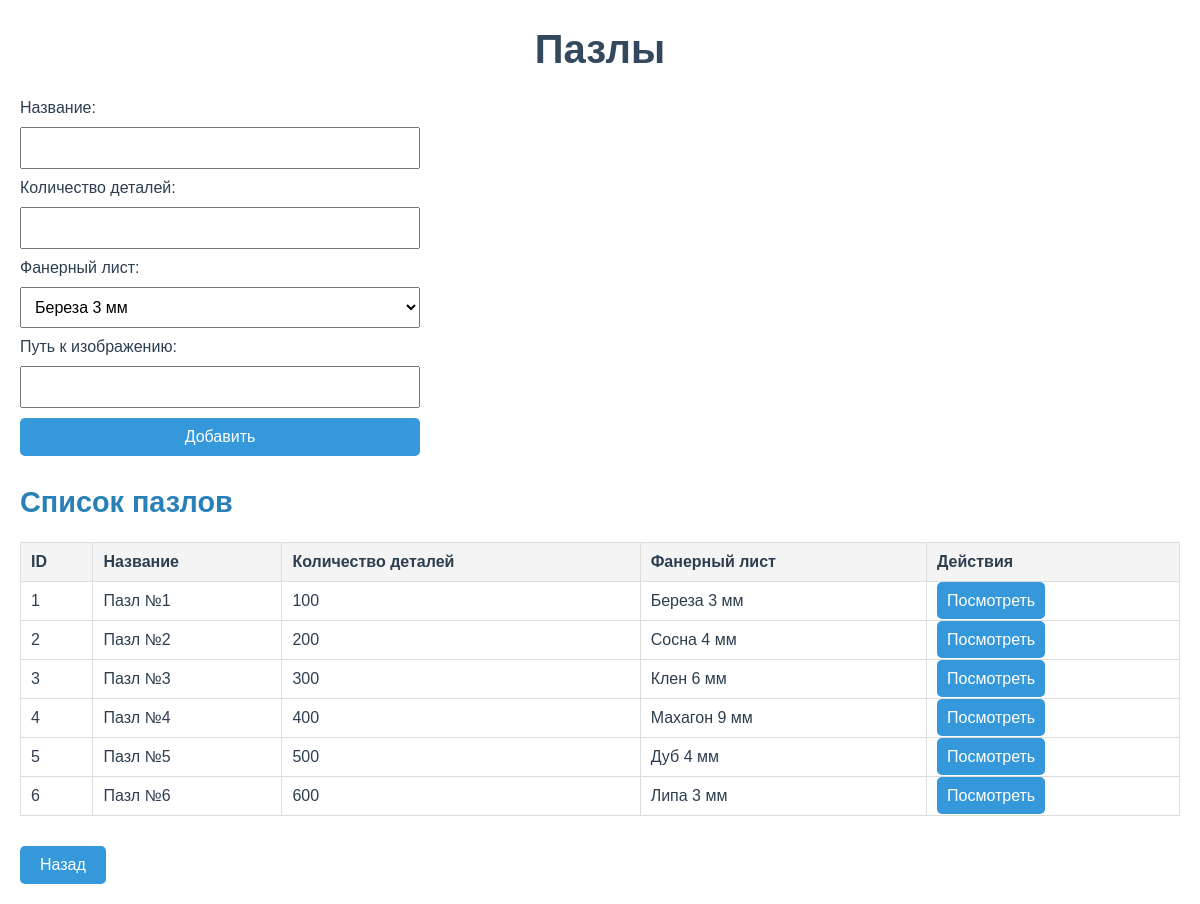
Page /puzzles_page on the committed database.
### app.py (models this page shows)
class Puzzle(Base):
    __tablename__ = 'puzzles'
    id = Column(Integer, primary_key=True)
    name = Column(String, nullable=False)
    piece_count = Column(Integer, nullable=False)
    plywood_sheet_id = Column(Integer, ForeignKey('plywood_sheets.id'), nullable=False)
    image_path = Column(String, nullable=True)
    plywood_sheet = relationship("PlywoodSheet", backref="puzzles")

class PlywoodSheet(Base):
    __tablename__ = 'plywood_sheets'
    id = Column(Integer, primary_key=True)
    wood_type_id = Column(Integer, ForeignKey('wood_types.id'), nullable=False)
    thickness = Column(Float, nullable=False)
    name = Column(String, nullable=False)
    wood_type = relationship("WoodType", backref="plywood_sheets")

### app.py (the view, shortened to what this page needs)
@app.route('/puzzles_page', methods=['GET', 'POST'])
def puzzles_page():
    puzzles = session.query(Puzzle).all()
    plywood_sheets = session.query(PlywoodSheet).all()
    return render_template('puzzles.html', puzzles=puzzles, plywood_sheets=plywood_sheets)

### templates/puzzles.html (shortened to what this page needs)
<!DOCTYPE html>
<html lang="en">
<head>
</head>
<body>
    <h1>Пазлы</h1>
    <form method="POST">
        <label for="name">Название:</label>
        <input type="text" id="name" name="name" required>
        <label for="piece_count">Количество деталей:</label>
        <input type="number" id="piece_count" name="piece_count" required>
        <label for="plywood_sheet_id">Фанерный лист:</label>
        <select id="plywood_sheet_id" name="plywood_sheet_id" required>
            {% for sheet in plywood_sheets %}
            <option value="{{ sheet.id }}">{{ sheet.name }}</option>
            {% endfor %}
        </select>
        <label for="image_path">Путь к изображению:</label>
        <input type="text" id="image_path" name="image_path">
        <button type="submit">Добавить</button>
    </form>
    <h2>Список пазлов</h2>
    <table>
        <thead>
            <tr>
                <th>ID</th>
                <th>Название</th>
                <th>Количество деталей</th>
                <th>Фанерный лист</th>
                <th>Действия</th>
            </tr>
        </thead>
        <tbody>
            {% for puzzle in puzzles %}
            <tr>
                <td>{{ puzzle.id }}</td>
                <td>{{ puzzle.name }}</td>
                <td>{{ puzzle.piece_count }}</td>
                <td>{{ puzzle.plywood_sheet.name }}</td>
                <td><a href="/puzzle_card/{{ puzzle.id }}" style="padding: 10px; background-color: #3498db; color: white; text-decoration: none; border-radius: 5px;">Посмотреть</a></td>
            </tr>
            {% endfor %}
        </tbody>
    </table>
    <a href="/" class="back-btn">Назад</a>
</body>
</html>

### templates/puzzles.html (style rules this page uses)
body { font-family: Arial, sans-serif; margin: 20px; color: #2c3e50; }
h1 { font-size: 2.5em; color: #34495e; text-align: center; }
h2 { font-size: 1.8em; color: #2980b9; margin-top: 30px; }
table { width: 100%; border-collapse: collapse; margin-top: 20px; }
th, td { border: 1px solid #ddd; padding: 10px; text-align: left; }
th { background-color: #f4f4f4; }
form { margin-top: 20px; display: flex; flex-direction: column; gap: 10px; }
input, select, button { padding: 10px; font-size: 16px; width: 100%; max-width: 400px; box-sizing: border-box; }
button { background-color: #3498db; color: white; border: none; border-radius: 5px; cursor: pointer; }
.back-btn { display: inline-block; margin-top: 30px; text-decoration: none; color: white; background-color: #3498db; padding: 10px 20px; border-radius: 5px; text-align: center; }

### rows in the picture
Puzzle: id "1", name "Пазл №1", piece_count "100", plywood_sheet.name "Береза 3 мм"
Puzzle: id "2", name "Пазл №2", piece_count "200", plywood_sheet.name "Сосна 4 мм"
Puzzle: id "3", name "Пазл №3", piece_count "300", plywood_sheet.name "Клен 6 мм"
Puzzle: id "4", name "Пазл №4", piece_count "400", plywood_sheet.name "Махагон 9 мм"
Puzzle: id "5", name "Пазл №5", piece_count "500", plywood_sheet.name "Дуб 4 мм"
Puzzle: id "6", name "Пазл №6", piece_count "600", plywood_sheet.name "Липа 3 мм"

### other values in the picture
form field plywood_sheet_id "Береза 3 мм"
